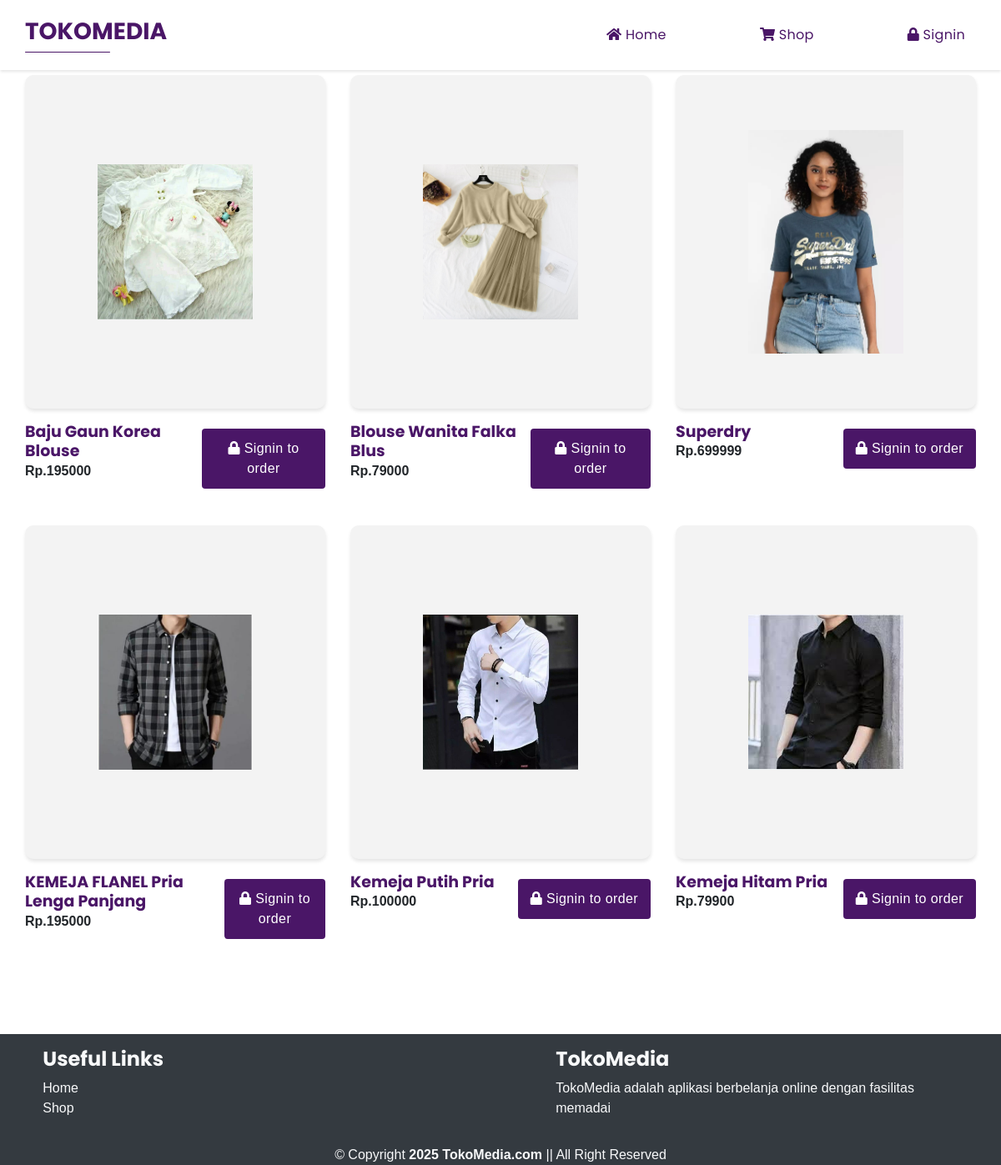
The page /shop.php on the database its author committed.
### tables this page shows
CREATE TABLE `tb_product` (
  `product_id` int(11) NOT NULL,
  `product_name` varchar(255) DEFAULT NULL,
  `product_desc` varchar(255) DEFAULT NULL,
  `product_thumb` varchar(255) DEFAULT NULL,
  `product_stok` int(100) DEFAULT NULL,
  `product_price` int(100) DEFAULT NULL
);

### controller/produkController.php (called while the page is built, shortened)
<?php
require './database/koneksi.php';
function getAllProduk()
{
    global $conn;
    $result = mysqli_query($conn, "SELECT * FROM tb_product ORDER BY product_id DESC");
    $rows = [];
    while ($row = mysqli_fetch_assoc($result)) {
        $rows[] = $row;
    }
    return $rows;
}

### shop.php (the view, shortened to what this page needs)
<?php
require './controller/produkController.php';
$product = getAllProduk();
?>
<!DOCTYPE html>
<html lang="en">
<head>
  <link rel="stylesheet" href="assets/css/style.css">
  <link rel="stylesheet" href="https://cdnjs.cloudflare.com/ajax/libs/aos/2.3.4/aos.css">
  <link rel="stylesheet" href="https://stackpath.bootstrapcdn.com/bootstrap/4.1.3/css/bootstrap.min.css">
  <link rel="stylesheet" href="https://cdnjs.cloudflare.com/ajax/libs/font-awesome/5.13.1/css/all.min.css">
  <link rel="stylesheet" href="https://cdnjs.cloudflare.com/ajax/libs/limonte-sweetalert2/8.11.8/sweetalert2.min.css">
</head>
<body id="home">
  <nav class="navbar-container">
    <div class="navbar-logo">
      <h3><a href="./">TokoMedia</a></h3>
    </div>
    <div class="navbar-box">
      <ul class="navbar-list">
        <li><a href="./"><i class="fas fa-home"></i> Home</a></li>
        <li><a href="./shop"><i class="fas fa-shopping-cart"></i> Shop</a></li>
        <?php if (!isset($_SESSION['login'])) { ?>
          <li><a href="./auth/login"><i class="fas fa-lock"></i> Signin</a></li>
        <?php } else { ?>
          <li><a href="./my-cart"><i class="fas fa-shopping-cart"></i> My Cart</a></li>
          <li><a href="./auth/logout"><i class="fas fa-lock"></i> Logout</a></li>
        <?php } ?>
      </ul>
    </div>
  </nav>
  <section class="product" id="shop">
    <div class="product-content">
      <div class="row">
        <?php foreach ($product as $product) : ?>
          <div class="col-md-4" data-aos="zoom-in">
            <div class="card-custom">
              <div class="card-custom-header">
                <img src="assets/img/<?= $product['product_thumb'] ?>" alt="" class="img-custom">
              </div>
              <div class="card-custom-body d-flex justify-content-between">
                <div class="card-custom-text my-auto">
                  <h4 class="m-0"><?= $product['product_name'] ?></h4>
                  <span class="d-block font-weight-bold mb-3">Rp.<?= $product['product_price'] ?></span>
                </div>
                <?php if (isset($_SESSION['login'])) { ?>
                  <p onclick="addToCart(<?= $product['product_id'] ?>, 1, <?= $user_id ?>)" style="cursor: pointer;" class="button button-purple my-4"><i class="fas fa-shopping-cart"></i> Add to cart</p>
                <?php } else { ?>
                  <a href="./auth/login" class="button button-purple my-4"><i class="fas fa-lock"></i> Signin to order</a>
                <?php } ?>
              </div>
            </div>
          </div>
        <?php endforeach; ?>
      </div>
    </div>
  </section>
  <section class="footer bg-dark" id="contact">
    <div class="footer-content">
      <div class="row">
        <div class="col-md-5 my-3 mx-auto" data-aos="fade-in">
          <h4 class="text-light text-poppins font-weight-bold">Useful Links</h4>
          <div class="d-flex flex-column">
            <a href="#home" class="text-light font-weight-light">Home</a>
            <a href="#shop" class="text-light font-weight-light">Shop</a>
          </div>
        </div>
        <div class="col-md-5 my-3 mx-auto" data-aos="fade-in">
          <h4 class="text-light text-poppins font-weight-bold">TokoMedia</h4>
          <p class="d-block font-weight-light text-light">
            TokoMedia adalah aplikasi berbelanja online dengan fasilitas memadai
          </p>
        </div>
      </div>
      <div class="row">
        <div class="col">
          <div class="d-flex justify-content-center align-items-center text-center flex-column mx-auto">
            <span class="d-block text-light">© Copyright <strong>2025 TokoMedia.com</strong> || All Right Reserved</span>
          </div>
        </div>
      </div>
    </div>
  </section>
</body>
</html>

### assets/css/style.css (style rules this page uses)
* { margin: 0; padding: 0; font-family: sans-serif; box-sizing: border-box; }
html { scroll-behavior: smooth; }
.navbar-container { position: fixed; top: 0; left: 0; width: 100%; padding: 20px 30px; background-color: #fff; box-shadow: 0.3px 2px 3px rgba(0, 0, 0, 0.1); display: flex; justify-content: space-between; align-items: center; overflow: hidden; transition: 0.5s ease; z-index: 999; }
.navbar-container .navbar-logo { position: relative; margin: auto 0; z-index: 999; }
.navbar-container .navbar-logo:before { content: ""; position: absolute; bottom: 0; left: 0; width: 60%; height: 1px; background-color: #4a1667; border-radius: 10px; }
.navbar-container .navbar-logo h3 a { font-family: "Poppins"; font-weight: bold; color: #4a1667; text-decoration: none; text-transform: uppercase; }
.navbar-container .navbar-box { position: relative; width: 40%; transition: 0.5s; }
.navbar-container .navbar-box .navbar-list { display: flex; justify-content: space-between; align-items: center; margin: auto 0; list-style: none; }
.navbar-container .navbar-box .navbar-list li { position: relative; text-align: center; padding: 10px 13px; overflow: hidden; transition: 0.5s; cursor: pointer; }
.navbar-container .navbar-box .navbar-list li a { color: #4a1667; text-decoration: none; font-family: "Poppins"; font-weight: 400; letter-spacing: 0.3px; transition: 0.5s; }
.button { position: relative; padding: 12px 15px; font-weight: 400; letter-spacing: 0.4px; border-radius: 4px; outline: none; transition: 0.5s; text-align: center; color: #fff; }
.button-purple { position: relative; background-color: #4a1667; color: #fff; }
.product { position: relative; width: 100%; }
.product-content { position: relative; padding: 80px 30px; }
.text-poppins { font-family: "Poppins"; }
.card-custom { position: relative; width: 100%; transition: 0.5s; margin: 10px 0; }
.card-custom .card-custom-header { position: relative; width: 100%; min-height: 400px; background-color: #f3f3f3; padding: 25px; text-align: center; border-radius: 10px; transition: 0.5s; overflow: hidden; z-index: 1; box-shadow: 0.4px 3px 4px rgba(0, 0, 0, 0.1); display: flex; justify-content: center; align-items: center; }
.card-custom .card-custom-header:before { content: ""; position: absolute; top: 0; left: -100%; width: 100%; height: 100%; background-color: #4a1667; z-index: -1; transition: 0.5s; }
.card-custom .card-custom-header .img-custom { position: relative; width: 60%; }
.card-custom .card-custom-body { position: relative; width: 100%; }
.card-custom .card-custom-body h4 { font-family: "Poppins"; font-size: 19px; font-weight: bold; color: #4a1667; }

### rows shown on the page
tb_product: product_thumb (picture), product_name "Baju Gaun Korea Blouse", product_price "195000"
tb_product: product_thumb (picture), product_name "Blouse Wanita Falka Blus", product_price "79000"
tb_product: product_thumb (picture), product_name "Superdry", product_price "699999"
tb_product: product_thumb (picture), product_name "KEMEJA FLANEL Pria Lenga Panjang", product_price "195000"
tb_product: product_thumb (picture), product_name "Kemeja Putih Pria", product_price "100000"
tb_product: product_thumb (picture), product_name "Kemeja Hitam Pria", product_price "79900"
